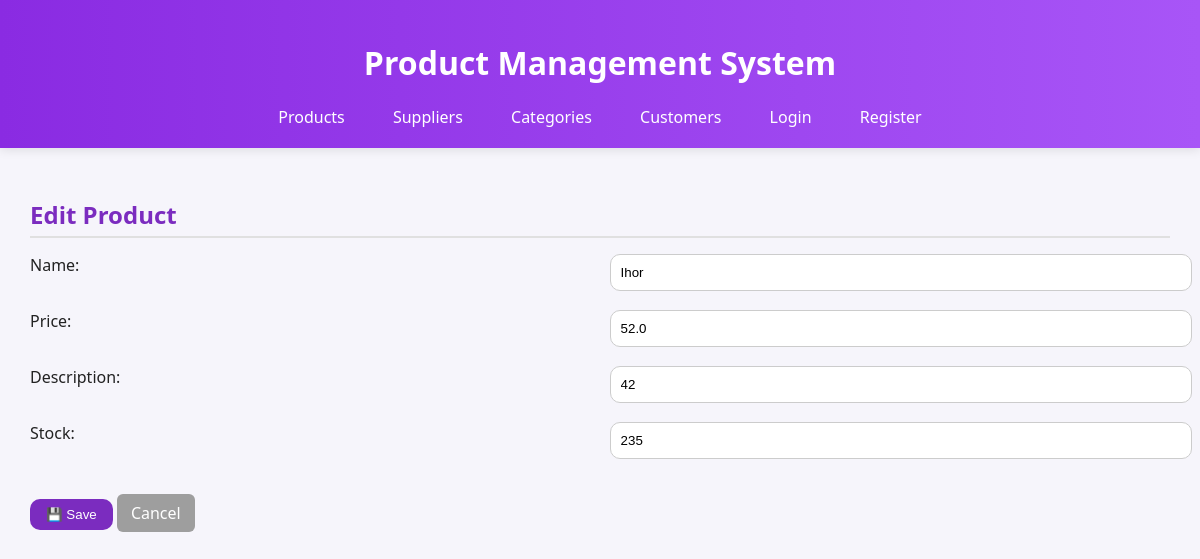
The app's page /edit/product/1, older data.
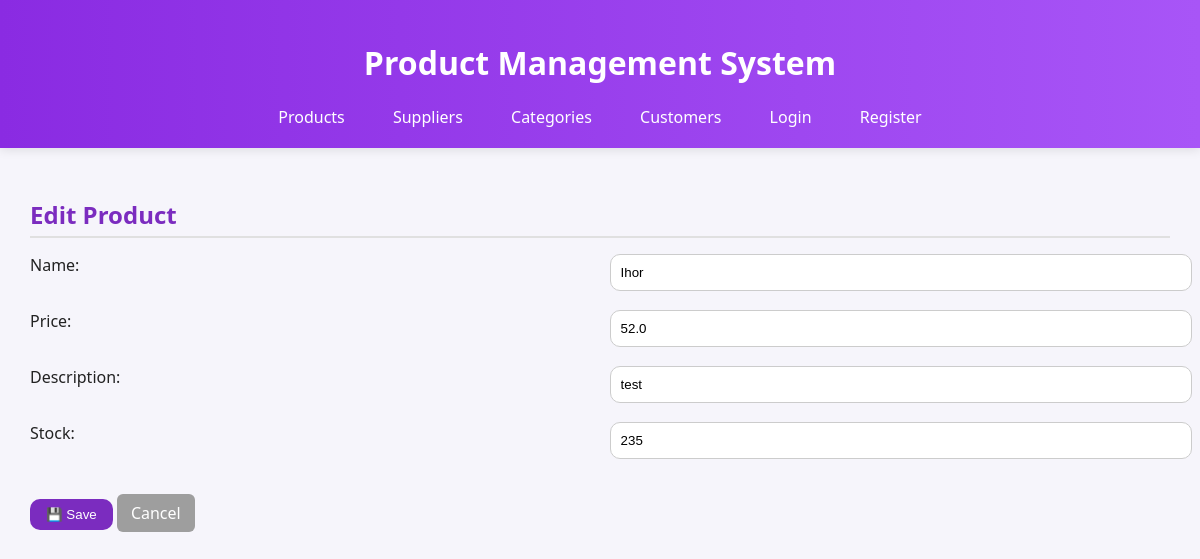
The same page, newer data.
### models.py (models this page shows)
class Product(db.Model):
    id = db.Column(db.Integer, primary_key=True)
    name = db.Column(db.String(120), nullable=False)
    price = db.Column(db.Float, nullable=False)
    supplier_id = db.Column(db.Integer, db.ForeignKey('supplier.id'))
    category_id = db.Column(db.Integer, db.ForeignKey('category.id'))
    description = db.Column(db.String(255))
    stock = db.Column(db.Integer, default=0)

### routes.py (the view, shortened to what this page needs)
@app.route('/edit/<model>/<int:item_id>', methods=['GET', 'POST'])
def edit_item(model, item_id):
    model_map = {
        'product': Product,
        'supplier': Supplier,
        'category': Category,
        'customer': Customer
    }
    Model = model_map.get(model)
    if not Model:
        return "Invalid model", 404
    item = Model.query.get_or_404(item_id)
    return_page = 'index' if model == 'product' else f"{model}s"
    return render_template('edit_item.html', item=item, model=model, return_page=return_page)

### routes.py (called while the page is built)
@app.context_processor
def inject_user_status():
    return {'logged_in': 'user_id' in session}

### templates/edit_item.html (shortened to what this page needs)
{% extends "base.html" %}
{% block content %}
<div class="card">
  <h2>Edit {{ model|capitalize }}</h2>
  <form method="POST">
    {% if model == 'product' %}
      <label>Name:</label>
      <input type="text" name="name" value="{{ item.name }}" required>
      <label>Price:</label>
      <input type="number" step="0.01" name="price" value="{{ item.price }}" required>
      <label>Description:</label>
      <input type="text" name="description" value="{{ item.description or '' }}">
      <label>Stock:</label>
      <input type="number" name="stock" value="{{ item.stock or 0 }}">
    {% elif model == 'supplier' %}
      <label>Name:</label>
      <input type="text" name="name" value="{{ item.name }}" required>
      <label>Phone:</label>
      <input type="text" name="phone" value="{{ item.phone or '' }}">
    {% elif model == 'category' %}
      <label>Name:</label>
      <input type="text" name="name" value="{{ item.name }}" required>
    {% elif model == 'customer' %}
      <label>Name:</label>
      <input type="text" name="name" value="{{ item.name }}" required>
      <label>Email:</label>
      <input type="email" name="email" value="{{ item.email or '' }}">
    {% endif %}
    <div style="margin-top: 20px;">
      <button type="submit" class="btn-add">💾 Save</button>
      <a href="{{ url_for(return_page) }}" class="btn-cancel">Cancel</a>
    </div>
  </form>
</div>
{% endblock %}

Row changes from the older to the newer data that the page shows:
changed Product "Ihor": description "42" → "test"
